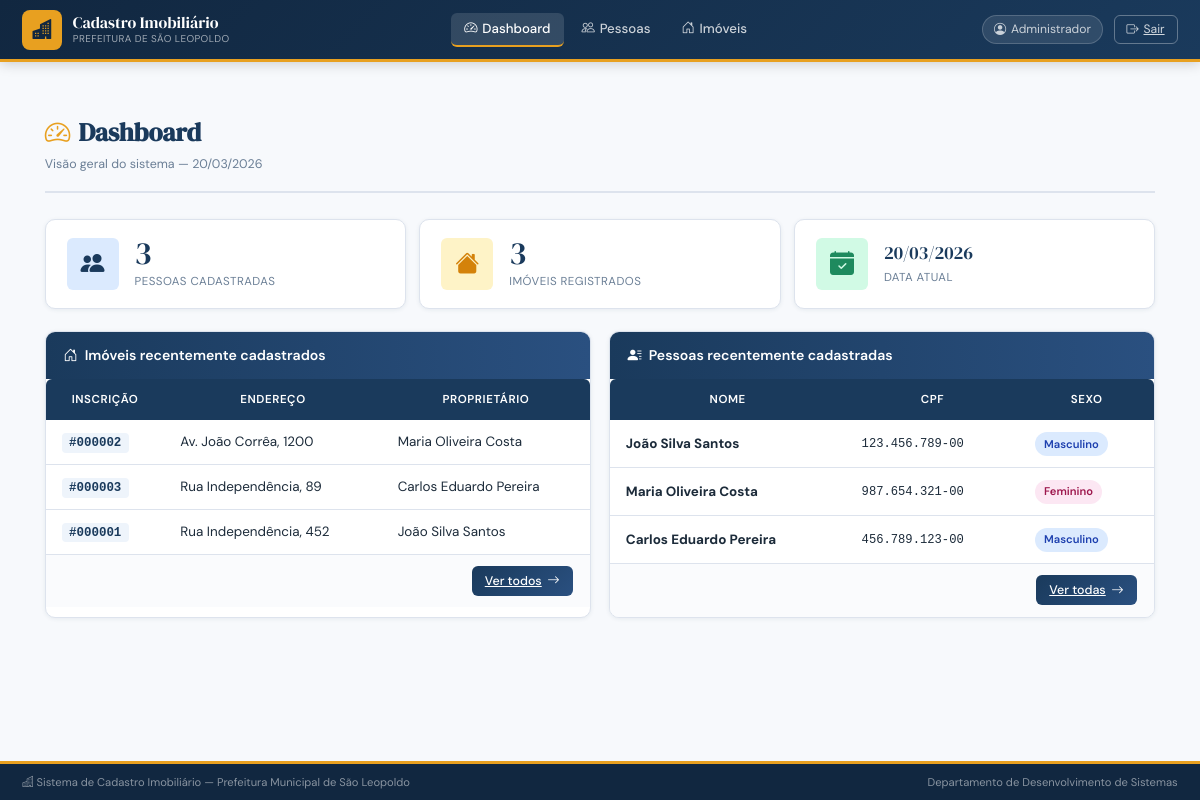
Page /dashboard.php (signed in) on the committed database.
### tables this page shows
CREATE TABLE IF NOT EXISTS imoveis (
  id           INT AUTO_INCREMENT PRIMARY KEY,
  logradouro   VARCHAR(200) NOT NULL,
  numero       VARCHAR(20)  NOT NULL,
  bairro       VARCHAR(100) NOT NULL,
  complemento  VARCHAR(100) NULL,
  pessoa_id    INT          NOT NULL,
  criado_em    TIMESTAMP DEFAULT CURRENT_TIMESTAMP,
  atualizado_em TIMESTAMP DEFAULT CURRENT_TIMESTAMP ON UPDATE CURRENT_TIMESTAMP,
  CONSTRAINT fk_imovel_pessoa
    FOREIGN KEY (pessoa_id) REFERENCES pessoas(id)
    ON DELETE RESTRICT ON UPDATE CASCADE
);

CREATE TABLE IF NOT EXISTS pessoas (
  id                INT AUTO_INCREMENT PRIMARY KEY,
  nome              VARCHAR(150) NOT NULL,
  data_nascimento   DATE         NOT NULL,
  cpf               VARCHAR(14)  NOT NULL UNIQUE,
  sexo              ENUM('M','F','O') NOT NULL,
  telefone          VARCHAR(20)  NULL,
  email             VARCHAR(150) NULL,
  criado_em         TIMESTAMP DEFAULT CURRENT_TIMESTAMP,
  atualizado_em     TIMESTAMP DEFAULT CURRENT_TIMESTAMP ON UPDATE CURRENT_TIMESTAMP
);

### auth.php (called while the page is built, shortened)
<?php
function currentUser(): array {
    return [
        'id'   => $_SESSION['usuario_id']   ?? 0,
        'nome' => $_SESSION['usuario_nome'] ?? '',
    ];
}

### dashboard.php (the view, shortened to what this page needs)
<?php
require_once __DIR__ . '/../config/auth.php';
$pdo = getDB();
$totalPessoas = (int) $pdo->query('SELECT COUNT(*) FROM pessoas')->fetchColumn();
$totalImoveis = (int) $pdo->query('SELECT COUNT(*) FROM imoveis')->fetchColumn();
$recentesImoveis = $pdo->query('
    SELECT i.id, i.logradouro, i.numero, i.bairro, p.nome AS proprietario
    FROM imoveis i
    JOIN pessoas p ON i.pessoa_id = p.id
    ORDER BY i.criado_em DESC
    LIMIT 5
')->fetchAll();
$recentesPessoas = $pdo->query('
    SELECT id, nome, cpf, sexo
    FROM pessoas
    ORDER BY criado_em DESC
    LIMIT 5
')->fetchAll();
require_once __DIR__ . '/../includes/header.php';
?>
<div style="max-width:1400px;margin:0 auto;padding:1.6rem 1.4rem">
  <div class="page-header">
    <div>
      <h1><i class="bi bi-speedometer2"></i>Dashboard</h1>
      <p class="page-subtitle">Visão geral do sistema — <?= date('d/m/Y') ?></p>
    </div>
  </div>
  <div class="stats-grid">
    <a href="<?= BASE_URL ?>/pages/pessoas.php" class="stat-card">
      <div class="stat-icon ico-blue"><i class="bi bi-people-fill"></i></div>
      <div>
        <div class="stat-value"><?= $totalPessoas ?></div>
        <div class="stat-label">Pessoas cadastradas</div>
      </div>
    </a>
    <a href="<?= BASE_URL ?>/pages/imoveis.php" class="stat-card">
      <div class="stat-icon ico-gold"><i class="bi bi-house-fill"></i></div>
      <div>
        <div class="stat-value"><?= $totalImoveis ?></div>
        <div class="stat-label">Imóveis registrados</div>
      </div>
    </a>
    <div class="stat-card" style="cursor:default">
      <div class="stat-icon ico-green"><i class="bi bi-calendar-check-fill"></i></div>
      <div>
        <div class="stat-value" style="font-size:1.15rem;line-height:1.3"><?= date('d/m/Y') ?></div>
        <div class="stat-label">Data atual</div>
      </div>
    </div>
  </div>
  <div class="dash-grid">
    <div class="card">
      <div class="card-header"><i class="bi bi-house-door"></i> Imóveis recentemente cadastrados</div>
      <div class="table-wrap">
        <table class="tbl">
          <thead><tr><th>Inscrição</th><th>Endereço</th><th>Proprietário</th></tr></thead>
          <tbody>
          <?php if (empty($recentesImoveis)): ?>
            <tr><td colspan="3">
              <div class="empty-state"><i class="bi bi-house-slash"></i><p>Nenhum imóvel cadastrado ainda.</p></div>
            </td></tr>
          <?php else: ?>
            <?php foreach ($recentesImoveis as $im): ?>
            <tr>
              <td><span class="inscricao">#<?= str_pad($im['id'], 6, '0', STR_PAD_LEFT) ?></span></td>
              <td><?= htmlspecialchars($im['logradouro']) ?>, <?= htmlspecialchars($im['numero']) ?></td>
              <td><?= htmlspecialchars($im['proprietario']) ?></td>
            </tr>
            <?php endforeach; ?>
          <?php endif; ?>
          </tbody>
        </table>
      </div>
      <div class="card-footer">
        <a href="<?= BASE_URL ?>/pages/imoveis.php" class="btn btn-primary btn-sm">
          Ver todos <i class="bi bi-arrow-right"></i>
        </a>
      </div>
    </div>
    <div class="card">
      <div class="card-header"><i class="bi bi-person-lines-fill"></i> Pessoas recentemente cadastradas</div>
      <div class="table-wrap">
        <table class="tbl">
          <thead><tr><th>Nome</th><th>CPF</th><th>Sexo</th></tr></thead>
          <tbody>
          <?php if (empty($recentesPessoas)): ?>
            <tr><td colspan="3">
              <div class="empty-state"><i class="bi bi-person-slash"></i><p>Nenhuma pessoa cadastrada ainda.</p></div>
            </td></tr>
          <?php else: ?>
            <?php foreach ($recentesPessoas as $p):
              $sexos = ['M'=>['Masculino','badge-m'],'F'=>['Feminino','badge-f'],'O'=>['Outro','badge-o']];
              [$sl,$sc] = $sexos[$p['sexo']] ?? ['—',''];
            ?>
            <tr>
              <td><strong><?= htmlspecialchars($p['nome']) ?></strong></td>
              <td style="font-family:monospace;font-size:.76rem"><?= htmlspecialchars($p['cpf']) ?></td>
              <td><span class="badge <?= $sc ?>"><?= $sl ?></span></td>
            </tr>
            <?php endforeach; ?>
          <?php endif; ?>
          </tbody>
        </table>
      </div>
      <div class="card-footer">
        <a href="<?= BASE_URL ?>/pages/pessoas.php" class="btn btn-primary btn-sm">
          Ver todas <i class="bi bi-arrow-right"></i>
        </a>
      </div>
    </div>
  </div>
</div>
<?php require_once __DIR__ . '/../includes/footer.php'; ?>

### header.php (shortened to what this page needs)
<!DOCTYPE html>
<html lang="pt-BR">
<head>
  <link href="https://cdn.jsdelivr.net/npm/bootstrap-icons@1.11.3/font/bootstrap-icons.min.css" rel="stylesheet">
  <link rel="stylesheet" href="<?= BASE_URL ?>/assets/css/style.css">
</head>
<body>
<?php
$currentFile = basename($_SERVER['PHP_SELF']);
function navActive(string $file): string {
    global $currentFile;
    return $currentFile === $file ? 'nav-link active' : 'nav-link';
}
$user = currentUser();
?>
<nav class="navbar">
  <a class="navbar-brand" href="<?= BASE_URL ?>/pages/dashboard.php">
    <div class="brand-icon"><i class="bi bi-buildings-fill"></i></div>
    <div>
      <div class="brand-title">Cadastro Imobiliário</div>
      <div class="brand-sub">Prefeitura de São Leopoldo</div>
    </div>
  </a>
  <div class="navbar-links">
    <a href="<?= BASE_URL ?>/pages/dashboard.php" class="<?= navActive('dashboard.php') ?>">
      <i class="bi bi-speedometer2"></i> Dashboard
    </a>
    <a href="<?= BASE_URL ?>/pages/pessoas.php" class="<?= navActive('pessoas.php') ?>">
      <i class="bi bi-people"></i> Pessoas
    </a>
    <a href="<?= BASE_URL ?>/pages/imoveis.php" class="<?= navActive('imoveis.php') ?>">
      <i class="bi bi-house-door"></i> Imóveis
    </a>
  </div>
  <div class="navbar-right">
    <span class="user-pill">
      <i class="bi bi-person-circle"></i>
      <?= htmlspecialchars($user['nome']) ?>
    </span>
    <a href="<?= BASE_URL ?>/logout.php" class="btn-logout">
      <i class="bi bi-box-arrow-right"></i> Sair
    </a>
  </div>
</nav>
<main>

### footer.php (shortened to what this page needs)
</main>
<footer>
  <span><i class="bi bi-buildings"></i> Sistema de Cadastro Imobiliário — Prefeitura Municipal de São Leopoldo</span>
  <span>Departamento de Desenvolvimento de Sistemas</span>
</footer>
</body>
</html>

### rows in the picture
imoveis: id "000002", logradouro "Av. João Corrêa", numero "1200", pessoa.nome "Maria Oliveira Costa"
imoveis: id "000003", logradouro "Rua Independência", numero "89", pessoa.nome "Carlos Eduardo Pereira"
imoveis: id "000001", logradouro "Rua Independência", numero "452", pessoa.nome "João Silva Santos"
pessoas: nome "João Silva Santos", cpf "123.456.789-00", sl "Masculino"
pessoas: nome "Maria Oliveira Costa", cpf "987.654.321-00", sl "Feminino"
pessoas: nome "Carlos Eduardo Pereira", cpf "456.789.123-00", sl "Masculino"

### other values in the picture
$user['nome'] "Administrador"
$totalPessoas "3"
$totalImoveis "3"
